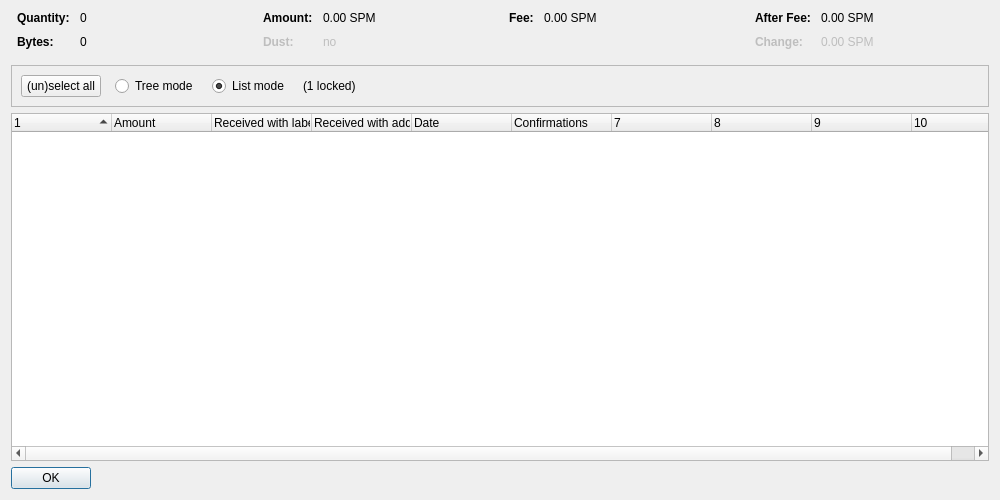
<?xml version="1.0" encoding="UTF-8"?>
<ui version="4.0">
 <class>CoinControlDialog</class>
 <widget class="QDialog" name="CoinControlDialog">
  <property name="geometry">
   <rect>
    <x>0</x>
    <y>0</y>
    <width>1000</width>
    <height>500</height>
   </rect>
  </property>
  <property name="windowTitle">
   <string>Coin Selection</string>
  </property>
  <layout class="QVBoxLayout" name="verticalLayout">
   <item>
    <layout class="QHBoxLayout" name="horizontalLayoutTop" stretch="0,0,0,0">
     <property name="topMargin">
      <number>0</number>
     </property>
     <property name="bottomMargin">
      <number>10</number>
     </property>
     <item>
      <layout class="QFormLayout" name="formLayoutCoinControl1">
       <property name="horizontalSpacing">
        <number>10</number>
       </property>
       <property name="verticalSpacing">
        <number>10</number>
       </property>
       <property name="leftMargin">
        <number>6</number>
       </property>
       <property name="rightMargin">
        <number>6</number>
       </property>
       <item row="0" column="0">
        <widget class="QLabel" name="labelCoinControlQuantityText">
         <property name="font">
          <font>
           <weight>75</weight>
           <bold>true</bold>
          </font>
         </property>
         <property name="text">
          <string>Quantity:</string>
         </property>
        </widget>
       </item>
       <item row="0" column="1">
        <widget class="QLabel" name="labelCoinControlQuantity">
         <property name="cursor">
          <cursorShape>IBeamCursor</cursorShape>
         </property>
         <property name="contextMenuPolicy">
          <enum>Qt::ActionsContextMenu</enum>
         </property>
         <property name="text">
          <string notr="true">0</string>
         </property>
         <property name="textInteractionFlags">
          <set>Qt::LinksAccessibleByMouse|Qt::TextSelectableByKeyboard|Qt::TextSelectableByMouse</set>
         </property>
        </widget>
       </item>
       <item row="1" column="0">
        <widget class="QLabel" name="labelCoinControlBytesText">
         <property name="font">
          <font>
           <weight>75</weight>
           <bold>true</bold>
          </font>
         </property>
         <property name="text">
          <string>Bytes:</string>
         </property>
        </widget>
       </item>
       <item row="1" column="1">
        <widget class="QLabel" name="labelCoinControlBytes">
         <property name="cursor">
          <cursorShape>IBeamCursor</cursorShape>
         </property>
         <property name="contextMenuPolicy">
          <enum>Qt::ActionsContextMenu</enum>
         </property>
         <property name="text">
          <string notr="true">0</string>
         </property>
         <property name="textInteractionFlags">
          <set>Qt::LinksAccessibleByMouse|Qt::TextSelectableByKeyboard|Qt::TextSelectableByMouse</set>
         </property>
        </widget>
       </item>
      </layout>
     </item>
     <item>
      <layout class="QFormLayout" name="formLayoutCoinControl2">
       <property name="horizontalSpacing">
        <number>10</number>
       </property>
       <property name="verticalSpacing">
        <number>10</number>
       </property>
       <property name="leftMargin">
        <number>6</number>
       </property>
       <property name="rightMargin">
        <number>6</number>
       </property>
       <item row="0" column="0">
        <widget class="QLabel" name="labelCoinControlAmountText">
         <property name="font">
          <font>
           <weight>75</weight>
           <bold>true</bold>
          </font>
         </property>
         <property name="text">
          <string>Amount:</string>
         </property>
        </widget>
       </item>
       <item row="0" column="1">
        <widget class="QLabel" name="labelCoinControlAmount">
         <property name="cursor">
          <cursorShape>IBeamCursor</cursorShape>
         </property>
         <property name="contextMenuPolicy">
          <enum>Qt::ActionsContextMenu</enum>
         </property>
         <property name="text">
          <string notr="true">0.00 SPM</string>
         </property>
         <property name="textInteractionFlags">
          <set>Qt::LinksAccessibleByMouse|Qt::TextSelectableByKeyboard|Qt::TextSelectableByMouse</set>
         </property>
        </widget>
       </item>
       <item row="1" column="0">
        <widget class="QLabel" name="labelCoinControlLowOutputText">
         <property name="enabled">
          <bool>false</bool>
         </property>
         <property name="font">
          <font>
           <weight>75</weight>
           <bold>true</bold>
          </font>
         </property>
         <property name="text">
          <string>Dust:</string>
         </property>
        </widget>
       </item>
       <item row="1" column="1">
        <widget class="QLabel" name="labelCoinControlLowOutput">
         <property name="enabled">
          <bool>false</bool>
         </property>
         <property name="cursor">
          <cursorShape>IBeamCursor</cursorShape>
         </property>
         <property name="contextMenuPolicy">
          <enum>Qt::ActionsContextMenu</enum>
         </property>
         <property name="text">
          <string notr="true">no</string>
         </property>
         <property name="textInteractionFlags">
          <set>Qt::LinksAccessibleByMouse|Qt::TextSelectableByKeyboard|Qt::TextSelectableByMouse</set>
         </property>
        </widget>
       </item>
      </layout>
     </item>
     <item>
      <layout class="QFormLayout" name="formLayoutCoinControl3">
       <property name="horizontalSpacing">
        <number>10</number>
       </property>
       <property name="verticalSpacing">
        <number>10</number>
       </property>
       <property name="leftMargin">
        <number>6</number>
       </property>
       <property name="rightMargin">
        <number>6</number>
       </property>
       <item row="0" column="0">
        <widget class="QLabel" name="labelCoinControlFeeText">
         <property name="font">
          <font>
           <weight>75</weight>
           <bold>true</bold>
          </font>
         </property>
         <property name="text">
          <string>Fee:</string>
         </property>
        </widget>
       </item>
       <item row="0" column="1">
        <widget class="QLabel" name="labelCoinControlFee">
         <property name="cursor">
          <cursorShape>IBeamCursor</cursorShape>
         </property>
         <property name="contextMenuPolicy">
          <enum>Qt::ActionsContextMenu</enum>
         </property>
         <property name="text">
          <string notr="true">0.00 SPM</string>
         </property>
         <property name="textInteractionFlags">
          <set>Qt::LinksAccessibleByMouse|Qt::TextSelectableByKeyboard|Qt::TextSelectableByMouse</set>
         </property>
        </widget>
       </item>
      </layout>
     </item>
     <item>
      <layout class="QFormLayout" name="formLayoutCoinControl4">
       <property name="horizontalSpacing">
        <number>10</number>
       </property>
       <property name="verticalSpacing">
        <number>10</number>
       </property>
       <property name="leftMargin">
        <number>6</number>
       </property>
       <property name="rightMargin">
        <number>6</number>
       </property>
       <item row="0" column="0">
        <widget class="QLabel" name="labelCoinControlAfterFeeText">
         <property name="font">
          <font>
           <weight>75</weight>
           <bold>true</bold>
          </font>
         </property>
         <property name="text">
          <string>After Fee:</string>
         </property>
        </widget>
       </item>
       <item row="0" column="1">
        <widget class="QLabel" name="labelCoinControlAfterFee">
         <property name="cursor">
          <cursorShape>IBeamCursor</cursorShape>
         </property>
         <property name="contextMenuPolicy">
          <enum>Qt::ActionsContextMenu</enum>
         </property>
         <property name="text">
          <string notr="true">0.00 SPM</string>
         </property>
         <property name="textInteractionFlags">
          <set>Qt::LinksAccessibleByMouse|Qt::TextSelectableByKeyboard|Qt::TextSelectableByMouse</set>
         </property>
        </widget>
       </item>
       <item row="1" column="0">
        <widget class="QLabel" name="labelCoinControlChangeText">
         <property name="enabled">
          <bool>false</bool>
         </property>
         <property name="font">
          <font>
           <weight>75</weight>
           <bold>true</bold>
          </font>
         </property>
         <property name="text">
          <string>Change:</string>
         </property>
        </widget>
       </item>
       <item row="1" column="1">
        <widget class="QLabel" name="labelCoinControlChange">
         <property name="enabled">
          <bool>false</bool>
         </property>
         <property name="cursor">
          <cursorShape>IBeamCursor</cursorShape>
         </property>
         <property name="contextMenuPolicy">
          <enum>Qt::ActionsContextMenu</enum>
         </property>
         <property name="text">
          <string notr="true">0.00 SPM</string>
         </property>
         <property name="textInteractionFlags">
          <set>Qt::LinksAccessibleByMouse|Qt::TextSelectableByKeyboard|Qt::TextSelectableByMouse</set>
         </property>
        </widget>
       </item>
      </layout>
     </item>
    </layout>
   </item>
   <item>
    <widget class="QFrame" name="frame">
     <property name="minimumSize">
      <size>
       <width>0</width>
       <height>40</height>
      </size>
     </property>
     <property name="frameShape">
      <enum>QFrame::StyledPanel</enum>
     </property>
     <property name="frameShadow">
      <enum>QFrame::Sunken</enum>
     </property>
     <layout class="QHBoxLayout" name="horizontalLayout">
      <item>
       <layout class="QHBoxLayout" name="horizontalLayoutPanel" stretch="0,0,0,0,0">
        <property name="spacing">
         <number>14</number>
        </property>
        <item>
         <widget class="QPushButton" name="pushButtonSelectAll">
          <property name="sizePolicy">
           <sizepolicy hsizetype="Maximum" vsizetype="Fixed">
            <horstretch>0</horstretch>
            <verstretch>0</verstretch>
           </sizepolicy>
          </property>
          <property name="text">
           <string>(un)select all</string>
          </property>
          <property name="autoDefault">
           <bool>false</bool>
          </property>
         </widget>
        </item>
        <item>
         <widget class="QRadioButton" name="radioTreeMode">
          <property name="sizePolicy">
           <sizepolicy hsizetype="Maximum" vsizetype="Fixed">
            <horstretch>0</horstretch>
            <verstretch>0</verstretch>
           </sizepolicy>
          </property>
          <property name="text">
           <string>Tree mode</string>
          </property>
         </widget>
        </item>
        <item>
         <widget class="QRadioButton" name="radioListMode">
          <property name="sizePolicy">
           <sizepolicy hsizetype="Maximum" vsizetype="Fixed">
            <horstretch>0</horstretch>
            <verstretch>0</verstretch>
           </sizepolicy>
          </property>
          <property name="text">
           <string>List mode</string>
          </property>
          <property name="checked">
           <bool>true</bool>
          </property>
         </widget>
        </item>
        <item>
         <widget class="QLabel" name="labelLocked">
          <property name="text">
           <string notr="true">(1 locked)</string>
          </property>
         </widget>
        </item>
        <item>
         <spacer name="horizontalSpacer">
          <property name="orientation">
           <enum>Qt::Horizontal</enum>
          </property>
          <property name="sizeHint" stdset="0">
           <size>
            <width>40</width>
            <height>20</height>
           </size>
          </property>
         </spacer>
        </item>
       </layout>
      </item>
     </layout>
    </widget>
   </item>
   <item>
    <widget class="CoinControlTreeWidget" name="treeWidget">
     <property name="contextMenuPolicy">
      <enum>Qt::CustomContextMenu</enum>
     </property>
     <property name="sortingEnabled">
      <bool>false</bool>
     </property>
     <property name="columnCount">
      <number>10</number>
     </property>
     <attribute name="headerShowSortIndicator" stdset="0">
      <bool>true</bool>
     </attribute>
     <attribute name="headerStretchLastSection">
      <bool>false</bool>
     </attribute>
     <column>
      <property name="text">
       <string/>
      </property>
     </column>
     <column>
      <property name="text">
       <string>Amount</string>
      </property>
     </column>
     <column>
      <property name="text">
       <string>Received with label</string>
      </property>
     </column>
     <column>
      <property name="text">
       <string>Received with address</string>
      </property>
     </column>
     <column>
      <property name="text">
       <string>Date</string>
      </property>
     </column>
     <column>
      <property name="text">
       <string>Confirmations</string>
      </property>
      <property name="toolTip">
       <string>Confirmed</string>
      </property>
     </column>
     <column>
      <property name="text">
       <string/>
      </property>
     </column>
     <column>
      <property name="text">
       <string/>
      </property>
     </column>
     <column>
      <property name="text">
       <string/>
      </property>
     </column>
     <column>
      <property name="text">
       <string/>
      </property>
     </column>
    </widget>
   </item>
   <item>
    <widget class="QDialogButtonBox" name="buttonBox">
     <property name="sizePolicy">
      <sizepolicy hsizetype="Maximum" vsizetype="Fixed">
       <horstretch>0</horstretch>
       <verstretch>0</verstretch>
      </sizepolicy>
     </property>
     <property name="orientation">
      <enum>Qt::Horizontal</enum>
     </property>
     <property name="standardButtons">
      <set>QDialogButtonBox::Ok</set>
     </property>
    </widget>
   </item>
  </layout>
 </widget>
 <customwidgets>
  <customwidget>
   <class>CoinControlTreeWidget</class>
   <extends>QTreeWidget</extends>
   <header>coincontroltreewidget.h</header>
  </customwidget>
 </customwidgets>
 <resources/>
 <connections/>
</ui>
